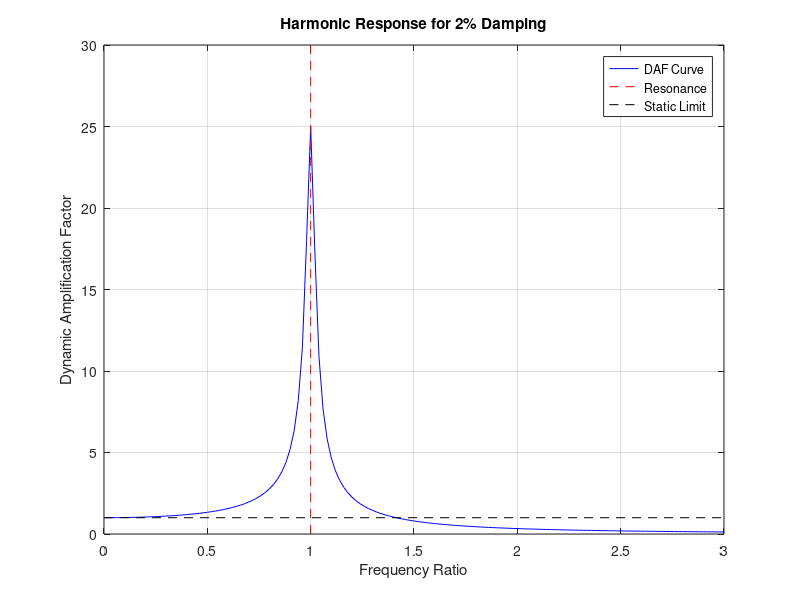

MATLAB code to generate this figure:
clear all
clc
close all

m = 1600;
k = 60000;
zeta = 0.02;

r = 0:0.02:3;

Rd = 1 ./ sqrt((1 - r.^2).^2 + (2 * zeta .* r).^2);

figure(1)
plot(r, Rd, 'b')
hold on
grid on

plot([1 1], [0 30], 'r--')
plot([0 3], [1 1], 'k--')

xlabel('Frequency Ratio')
ylabel('Dynamic Amplification Factor')
title('Harmonic Response for 2% Damping')
legend('DAF Curve', 'Resonance', 'Static Limit')

xlim([0 3])
ylim([0 30])

max_Rd = max(Rd);
disp(max_Rd)
